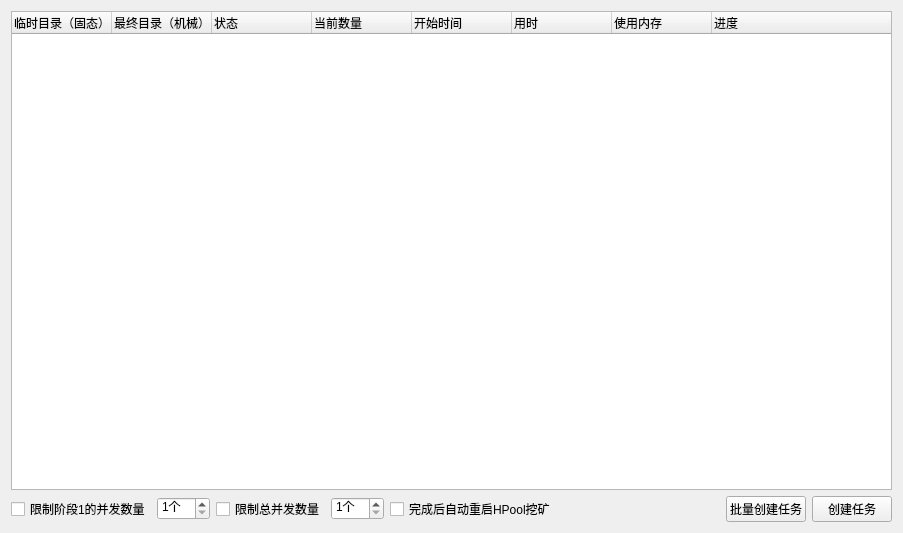
<?xml version="1.0" encoding="UTF-8"?>
<ui version="4.0">
 <class>PlotWidget</class>
 <widget class="QWidget" name="PlotWidget">
  <property name="geometry">
   <rect>
    <x>0</x>
    <y>0</y>
    <width>903</width>
    <height>533</height>
   </rect>
  </property>
  <property name="windowTitle">
   <string>Form</string>
  </property>
  <layout class="QVBoxLayout" name="verticalLayout">
   <item>
    <widget class="QTreeWidget" name="treePlot">
     <property name="expandsOnDoubleClick">
      <bool>false</bool>
     </property>
     <column>
      <property name="text">
       <string>临时目录（固态）</string>
      </property>
     </column>
     <column>
      <property name="text">
       <string>最终目录（机械）</string>
      </property>
     </column>
     <column>
      <property name="text">
       <string>状态</string>
      </property>
     </column>
     <column>
      <property name="text">
       <string>当前数量</string>
      </property>
     </column>
     <column>
      <property name="text">
       <string>开始时间</string>
      </property>
     </column>
     <column>
      <property name="text">
       <string>用时</string>
      </property>
     </column>
     <column>
      <property name="text">
       <string>使用内存</string>
      </property>
     </column>
     <column>
      <property name="text">
       <string>进度</string>
      </property>
     </column>
    </widget>
   </item>
   <item>
    <layout class="QHBoxLayout" name="horizontalLayout_4">
     <item>
      <widget class="QCheckBox" name="checkBoxPhase1Limit">
       <property name="text">
        <string>限制阶段1的并发数量</string>
       </property>
      </widget>
     </item>
     <item>
      <widget class="QSpinBox" name="spinBoxPhase1Count">
       <property name="suffix">
        <string>个</string>
       </property>
       <property name="minimum">
        <number>1</number>
       </property>
      </widget>
     </item>
     <item>
      <widget class="QCheckBox" name="checkBoxTotalLimit">
       <property name="text">
        <string>限制总并发数量</string>
       </property>
      </widget>
     </item>
     <item>
      <widget class="QSpinBox" name="spinBoxTotalCount">
       <property name="suffix">
        <string>个</string>
       </property>
       <property name="minimum">
        <number>1</number>
       </property>
      </widget>
     </item>
     <item>
      <widget class="QCheckBox" name="checkBoxAutoRestartMine">
       <property name="text">
        <string>完成后自动重启HPool挖矿</string>
       </property>
      </widget>
     </item>
     <item>
      <spacer name="horizontalSpacer_7">
       <property name="orientation">
        <enum>Qt::Horizontal</enum>
       </property>
       <property name="sizeHint" stdset="0">
        <size>
         <width>40</width>
         <height>20</height>
        </size>
       </property>
      </spacer>
     </item>
     <item>
      <widget class="QPushButton" name="buttonCreateBatchPlots">
       <property name="text">
        <string>批量创建任务</string>
       </property>
      </widget>
     </item>
     <item>
      <widget class="QPushButton" name="buttonCreatePlot">
       <property name="text">
        <string>创建任务</string>
       </property>
      </widget>
     </item>
    </layout>
   </item>
  </layout>
 </widget>
 <resources/>
 <connections/>
</ui>
